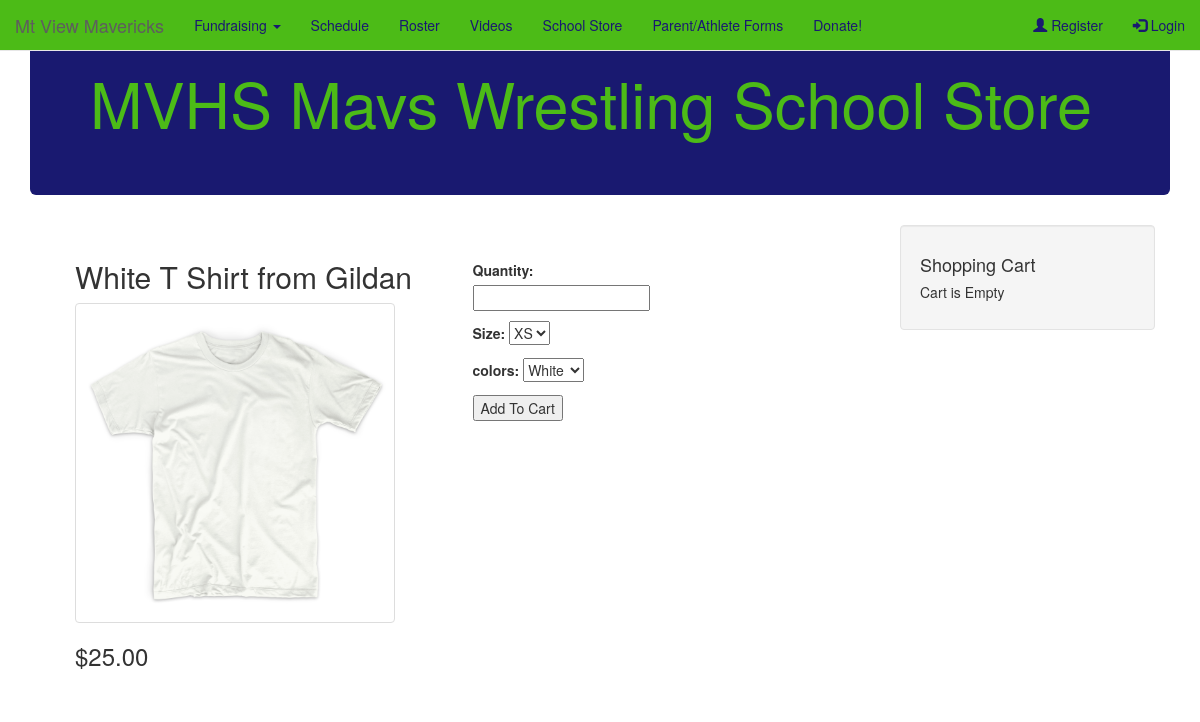
The app's page /schoolstore/ with its own data.
### mtview/models.py (models this page shows, shortened)
class StoreMerchandise(models.Model):
    product = models.CharField(max_length=60)
    spiritpack = models.BooleanField()
    price = models.DecimalField(max_digits=8, decimal_places=2)
    picture = models.CharField(max_length=60)
    sizes = models.CharField(max_length=14)
    colors = models.CharField(max_length=14)

### mtview/views.py (the view)
# urls.py: url(r'^schoolstore/$', views.schoolstore, name='schoolstore'),
def schoolstore(request):
    if request.method == 'POST':
        form = ItemForm(request.POST)
        if form.is_valid():
            print(form.cleaned_data['quantity'])
            print(form.cleaned_data)
            cartitems = {
                'quantity': form.cleaned_data['quantity'],
                'size': form.cleaned_data['shirtsizes'],
                'color': form.cleaned_data['colors'],
                }
            merchandise = StoreMerchandise.objects.all()
            context = {'merchandise': merchandise, 'form': form, 'cartitems': cartitems}
            return render(request, 'mtview/schoolstore.html', context)
    else:
        form = ItemForm()
    merchandise = StoreMerchandise.objects.all()
    context = {'merchandise': merchandise, 'form': form}
    return render(request, 'mtview/schoolstore.html', context)

### mtview/forms.py
class ItemForm(forms.Form):
    quantity = forms.CharField(max_length = 2)
    SIZES = (
        ('XS', 'XS'),
        ('S', 'S'),
        ('M', 'M'),
    )
    shirtsizes = forms.CharField(label="Size", widget = forms.Select(choices=SIZES))
    COLORS = (
        ('White', 'White'),
        ('Green', 'Green'),
        ('Blue', 'Blue'),
    )
    colors = forms.CharField(label="colors", widget = forms.Select(choices=COLORS))

### mtview/templates/mtview/schoolstore.html (shortened to what this page needs)
{% extends "mtview/base.html" %}
{% load static %}
{% block content %}
<div class="jumbotron">
  <h1>MVHS Mavs Wrestling School Store</h1>
</div>
    {% if merchandise %}
      <div class = "col-md-9">
        {% for product in merchandise %}
        <div class = "panel-body">
          <div class="col-md-6">
            <span>
              <h2> {{ product.product }} </h2>
              <img class = "thumbnail" width = "320px" href="#" src = "{% static "" %}images/{{ product.picture}} "></img>
              <h3>${{ product.price }}</h3>
            </span>
          </div>
          <div class="col-md-3">
            <form action='/schoolstore/' method='post'>
              {{ form.as_p }}
              <input type="submit" value="Add To Cart" />
            </form>
          </div>
        </div>
        {% endfor %}
      </div>
      <div class = "col-md-3">
        <div class = "well">
          <h4>Shopping Cart</h4>
          {% if cartitems %}
            <span><p>{{ cartitems.quantity }} {{ cartitems.size }} {{ cartitems.color }}</p></span>
          {% else %}
            <h5>Cart is Empty</h5>
          {% endif %}
        </div>
      </div>
    {% else %}
      <h3 style="font-color: grey;">Merchandise coming soon!</h3>
    {% endif %}
  </div>
{% endblock %}

### mtview/static/mtview/style.css (style rules this page uses)
.jumbotron { background-color: #191970; }
.jumbotron > h1 { color: #4cbb17; }

### records on screen
StoreMerchandise: product "White T Shirt from Gildan", picture (picture), price "25.00"
